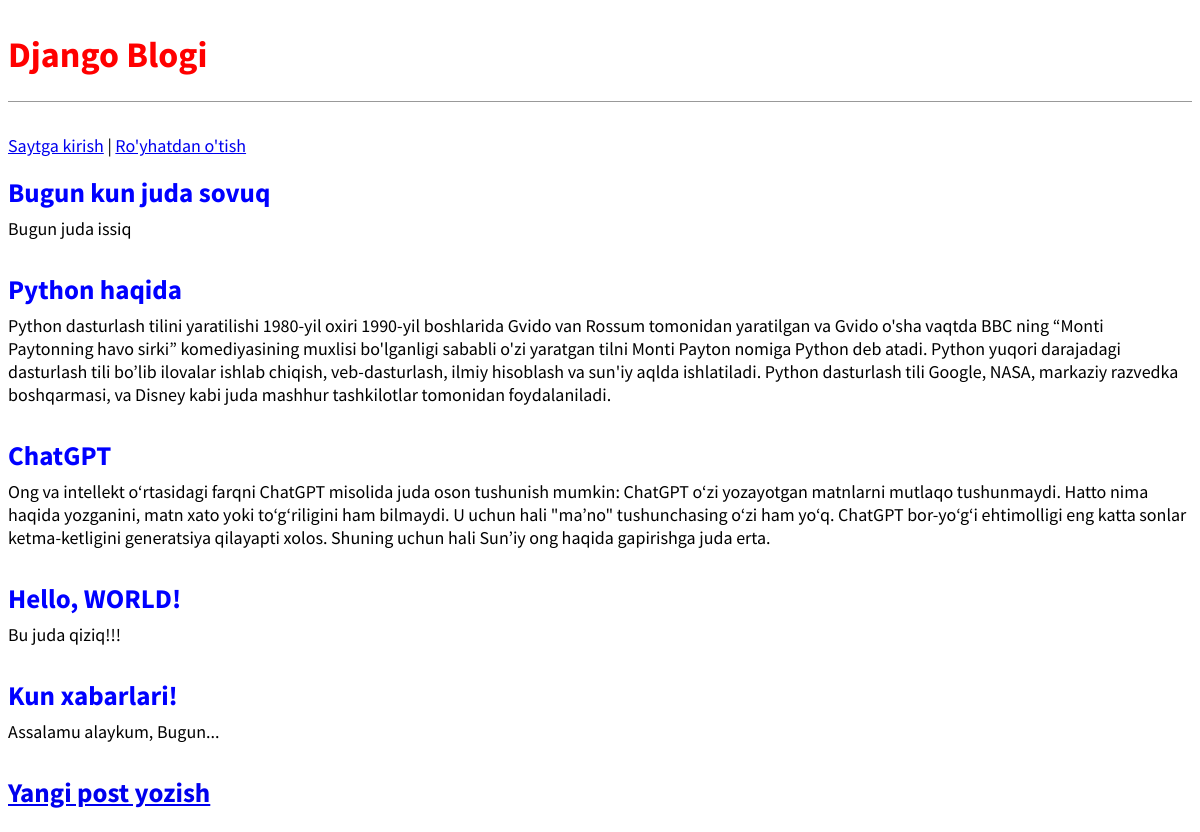
The page / on the database its author committed.
### blog/models.py (models this page shows, shortened)
class Post(models.Model):
    title=models.CharField(max_length=200)
    author=models.ForeignKey(
        'auth.User',
        on_delete=models.CASCADE,
    )
    body=models.TextField()

### blog/views.py (the view)
# urls.py: path('',BlogListView.as_view(),name='home')
class BlogListView(ListView):
    model=Post
    template_name='home.html'

### templates/home.html
{% extends 'base.html' %}
{% block content %}
{% for post in object_list %}
<div class="post-entry">
    <h2><a href="{% url 'post_detail' post.pk %}">{{post.title}}</a></h2>
    <p>{{post.body}}</p>
</div>
{% endfor %}
{% endblock content %}

### templates/base.html (shortened to what this page needs)
{% load static %}
<html lang="en">
<head>
    <link href="{% static 'css/base.css'%}" rel="stylesheet">
</head>
<body>
<header>
    <h1><a href="{% url 'home' %}">Django Blogi</a></h1>
</header>
{% if user.is_authenticated %}
    <p>Xush kelibsiz, {{user.username}}!</p>
    <p><a href="{% url 'logout'%}">Chiqib ketish</a></p>
{%else%}
   <p>
     <a href="{% url 'login'%}">Saytga kirish</a>  |
     <a href="{% url 'signup'%}">Ro'yhatdan o'tish</a>
   </p>
{%endif%}
<div>
    {% block content %}
    {% endblock content %}
</div>
<footer>
    <h2><a href="{% url 'post_new' %}">Yangi post yozish</a></h2>
</footer>
</body>
</html>

### static/css/base.css (style rules this page uses)
body { font-family: 'Source Sans Pro', sans-serif; font-size: 18px; }
header { border-bottom: 1px solid #999; margin-bottom: 2rem; display: flex; }
header h1 a { color: red; text-decoration: none; }
.post-entry { margin-bottom: 2rem; }
.post-entry h2 { margin: 0.5rem 0; }
.post-entry h2 a, .post-entry h2 a:visited { color: blue; text-decoration: none; }
.post-entry p { margin: 0; font-weight: 400; }

### rows shown on the page
Post: title "Bugun kun juda sovuq", body "Bugun juda issiq"
Post: title "Python haqida", body "Python dasturlash tilini yaratilishi 1980-yil oxiri 1990-yil boshlarida Gvido van Rossum tomonidan yaratilgan va Gvido o'sha vaqtda BBC ning “Monti Paytonning havo sirki” komediyasining muxlisi bo'lganligi sababli o'zi yaratgan tilni Monti Payton nomiga Python deb atadi. Python yuqori darajadagi dasturlash tili bo’lib ilovalar ishlab chiqish, veb-dasturlash, ilmiy hisoblash va sun'iy aqlda ishlatiladi. Python dasturlash tili Google, NASA, markaziy razvedka boshqarmasi, va Disney kabi juda mashhur tashkilotlar tomonidan foydalaniladi."
Post: title "ChatGPT", body "Ong va intellekt oʻrtasidagi farqni ChatGPT misolida juda oson tushunish mumkin: ChatGPT oʻzi yozayotgan matnlarni mutlaqo tushunmaydi. Hatto nima haqida yozganini, matn xato yoki toʻgʻriligini ham bilmaydi. U uchun hali \"maʼno\" tushunchasing oʻzi ham yoʻq. ChatGPT bor-yoʻgʻi ehtimolligi eng katta sonlar ketma-ketligini generatsiya qilayapti xolos. Shuning uchun hali Sunʼiy ong haqida gapirishga juda erta."
Post: title "Hello, WORLD!", body "Bu juda qiziq!!!"
Post: title "Kun xabarlari!", body "Assalamu alaykum, Bugun..."
